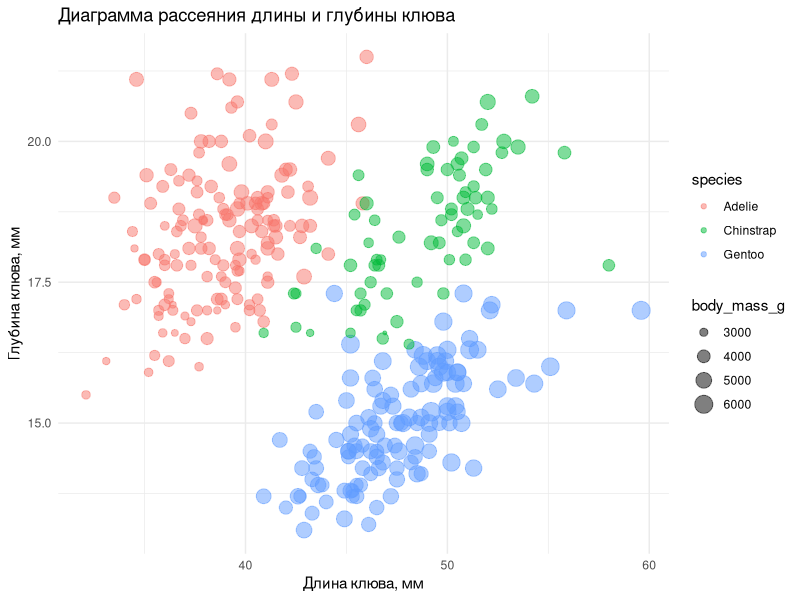
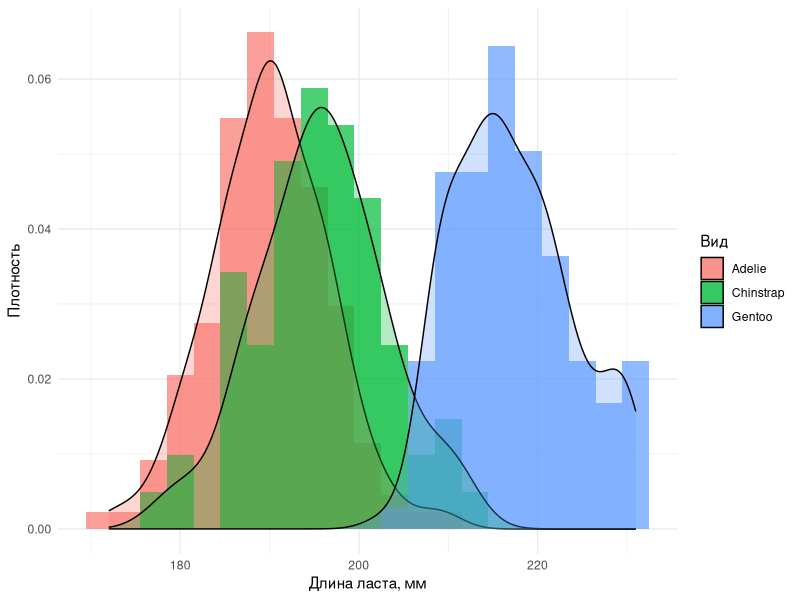
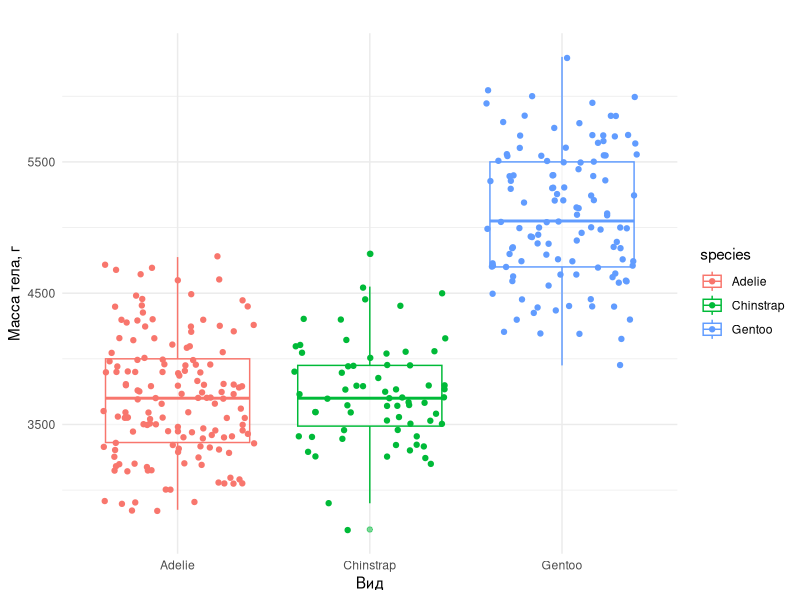
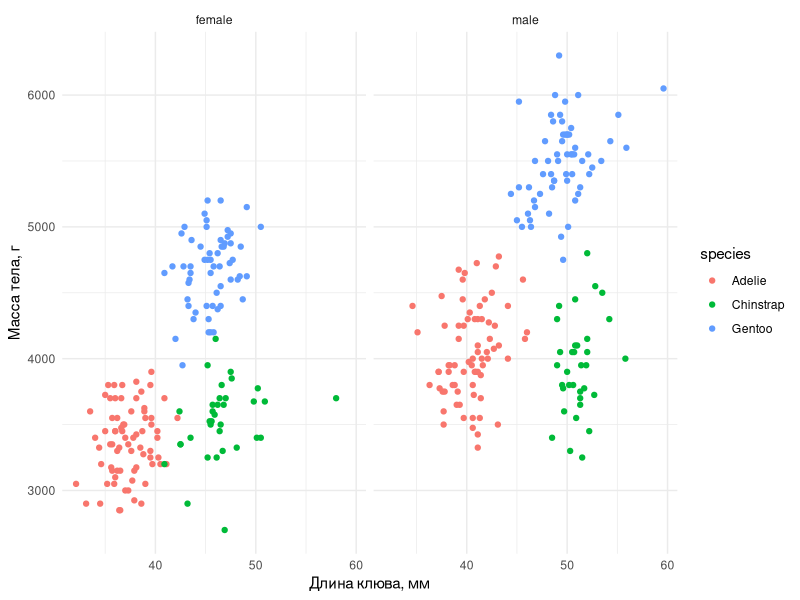

Source code (R) for these figures, in order:
## ---- chunk 1
library(tidyverse)
library(palmerpenguins)
## ---- chunk 2
set.seed(42)

light <- sample(0:100, 1)
temp <- sample(-10:45, 1)
humidity <- sample(0:100, 1)

glc <- 0

# your code here
u_open <- light > 20 && temp > 10
u_closed <- humidity < 30 || temp > 35

if (u_open && !u_closed) {
  glc <- 2 * light
  if (temp >= 20 && temp <= 25) {
    glc <- glc * 1.5
  }
} else {
  glc <- 0
}

cat(sprintf(
  "Light: %d, temperature: %d, humidity: %d => glucose: %g\n",
  light, temp, humidity, glc
))
## ---- chunk 3
dna <- 0.1
primers <- 100

n_cycles <- 20
dna_history <- numeric(n_cycles)
primers_history <- numeric(n_cycles)

for (x in seq_len(n_cycles)) {
  needed <- 0.1 * (0.9 * dna)         
  
  if (primers >= needed) {
    dna <- dna * 1.9                  
    primers <- primers - needed
  } else {
    dna <- dna + 10 * primers         
    primers <- 0
  }
  
  dna_history[x] <- dna
  primers_history[x] <- primers
}

dna_history[n_cycles]                 
which(primers_history == 0)[1]
dna
## ---- chunk 4
data(penguins)
df <- penguins
## ---- chunk 5
# your code here
by_species <- split(df, df$species)

sapply(by_species, function(d) {
  sd(d$body_mass_g, na.rm = TRUE) / mean(d$body_mass_g, na.rm = TRUE) * 100
})
## ---- chunk 6
# your code here
numer_cols <- select(df, bill_length_mm, bill_depth_mm, flipper_length_mm, body_mass_g)

counts <- apply(numer_cols, 2, function(x) {
  q1 <- quantile(x, 0.25, na.rm = TRUE)
  q3 <- quantile(x, 0.75, na.rm = TRUE)
  c(
    before_q1 = sum(x < q1, na.rm = TRUE),
    q1_to_q3 = sum(x >= q1 & x <= q3, na.rm = TRUE),
    after_q3 = sum(x > q3, na.rm = TRUE)
  )
})

counts
prop.table(counts, margin = 2)  
## ---- chunk 7
df <- drop_na(df)
## ---- chunk 8
# your code here
ggplot(df,
       aes(x = bill_length_mm, 
           y = bill_depth_mm,
           colour = species,
           size = body_mass_g)) +
  geom_point(alpha = 0.5) +
  labs(title = 'Диаграмма рассеяния длины и глубины клюва',
    x = 'Длина клюва, мм',
    y = 'Глубина клюва, мм') +
  theme_minimal()
## ---- chunk 9
# your code here
ggplot(df, 
       aes(x = flipper_length_mm, 
           fill = species)) +
  geom_histogram(aes(y = after_stat(density)),
                 binwidth = 3, 
                 position = "identity", 
                 alpha = 0.7) +
  geom_density(alpha = 0.3) +
  labs(x = "Длина ласта, мм", 
       y = "Плотность", 
       fill = "Вид") +
  theme_minimal()
## ---- chunk 10
# your code here
ggplot(df, 
       aes(x = species,
           y = body_mass_g,
           colour = species)) +
  geom_boxplot(alpha = 0.5) +
  geom_jitter() +
  labs(x = 'Вид',
       y = 'Масса тела, г',
       title = '') + 
  theme_minimal()
## ---- chunk 11
# your code here
ggplot(df,
       aes(x = bill_length_mm,
           y = body_mass_g,
           colour = species)) +
  geom_point() +
  facet_wrap(df$sex) +
  labs(x = 'Длина клюва, мм',
       y = 'Масса тела, г') +
  theme_minimal()
